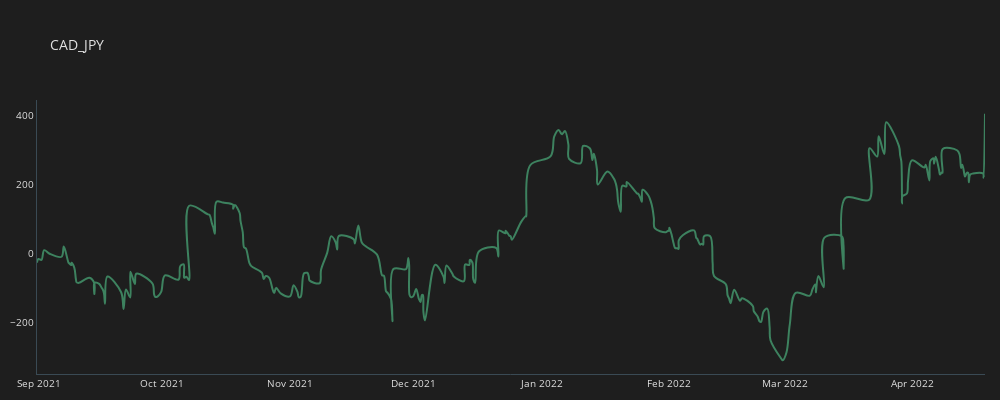

Source (notebook cell):
### Code cell
plot_line(trades_cad_jpy, "CAD_JPY")

### Figure 1 — Plotly figure (JSON) as saved in the notebook; plotly's stock layout.template omitted (floating-point values rounded to 4 significant figures; data arrays with more than 128 entries replaced by an {"elided": "..."} marker saying what was removed)
{"data": [{"line": {"color": "#3d825f", "shape": "spline", "width": 2}, "mode": "lines", "name": "CAD_JPY", "type": "scatter", "x": {"elided": "274 str values"}, "y": {"elided": "274 float values"}}], "layout": {"font": {"color": "#e1e1e1", "size": 10}, "height": 400, "margin": {"b": 10, "l": 15, "r": 15}, "paper_bgcolor": "#1e1e1e", "plot_bgcolor": "#1e1e1e", "title": {"text": "CAD_JPY"}, "width": 1000, "xaxis": {"linecolor": "#3a4a54", "linewidth": 1, "showgrid": false, "zeroline": false}, "yaxis": {"linecolor": "#3a4a54", "linewidth": 1, "showgrid": false, "zeroline": false}}}
